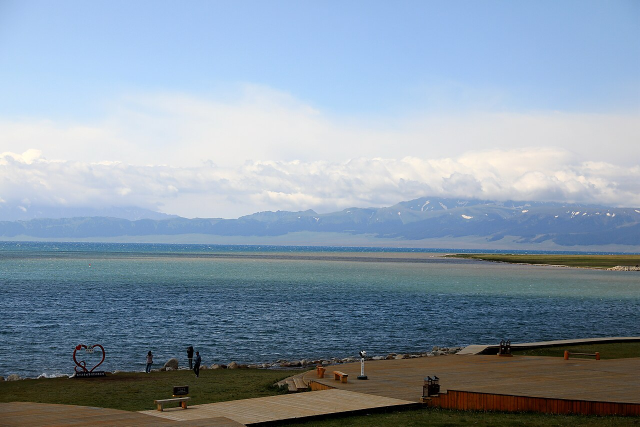
#> input picture examples/sayram/source.jpg, 1280 x 853 px (shown at 1/2 size)
$ python -i poster_tools.py   (imports and definitions only)
#> lines starting #> are read from the running program, lines starting #| are printed output that depends on the picture
#!/usr/bin/env python3
"""Optional SenseNova image editor, with source pixels restored after generation."""
import base64
from io import BytesIO
import json
import math
import os
from pathlib import Path
import sys
import urllib.error
import urllib.parse
import urllib.request

from PIL import Image, ImageOps


class PosterError(ValueError):
    def __init__(self, code, message):
        self.code = code
        super().__init__(message)


def require(condition, code, message):
    if not condition:
        raise PosterError(code, message)


class NoRedirect(urllib.request.HTTPRedirectHandler):
    def redirect_request(self, req, fp, code, msg, headers, newurl):
        return None


# [15 lines left out: function service_settings, not called in this run]


def prepare_canvas(image_path, width=1152, photo_share=.58, anchor=(.5, 1)):
#> called with image_path = '../../../examples/sayram/source.jpg', width = 1152, photo_share = 0.58, anchor = (0.5, 1)
    require(isinstance(width, int) and not isinstance(width, bool) and width % 96 == 0 and 768 <= width <= 3072,
            'INVALID_SIZE', 'Width must be a multiple of 96 between 768 and 3072; height is width × 4/3.')
    require(math.isfinite(photo_share) and .55 <= photo_share <= .65,
            'INVALID_LAYOUT', 'Photo share must be 0.55–0.65.')
    require(len(anchor) == 2 and all(math.isfinite(float(x)) and 0 <= x <= 1 for x in anchor),
            'INVALID_CROP', 'Crop anchor must contain two normalized coordinates.')
    with Image.open(image_path) as opened:
#> opened is the input picture: PIL image 1280x853 RGB; mean R, G, B 136.4, 152.2, 167.1
        image = ImageOps.exif_transpose(opened).convert('RGB')
    height = width*4//3
    cut = round(height*photo_share)
    scale = max(width/image.width, cut/image.height)
#> scale = 1.04
    resized = image.resize((round(image.width*scale), round(image.height*scale)), Image.Resampling.LANCZOS)
    left = round((resized.width-width)*anchor[0])
#> left = 92
    top = round((resized.height-cut)*anchor[1])
#> top = 0
    photo = resized.crop((left, top, left+width, top+cut))
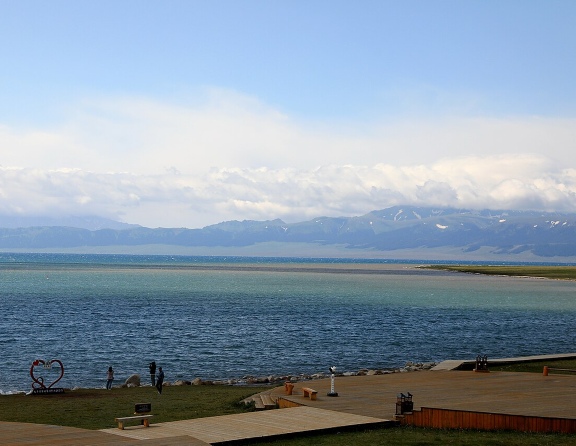
#> photo: PIL image 1152x891 RGB (shown at 1/2 size); mean R, G, B 137.1, 152.9, 168
    canvas = Image.new('RGB', (width, height), '#f6efdf')
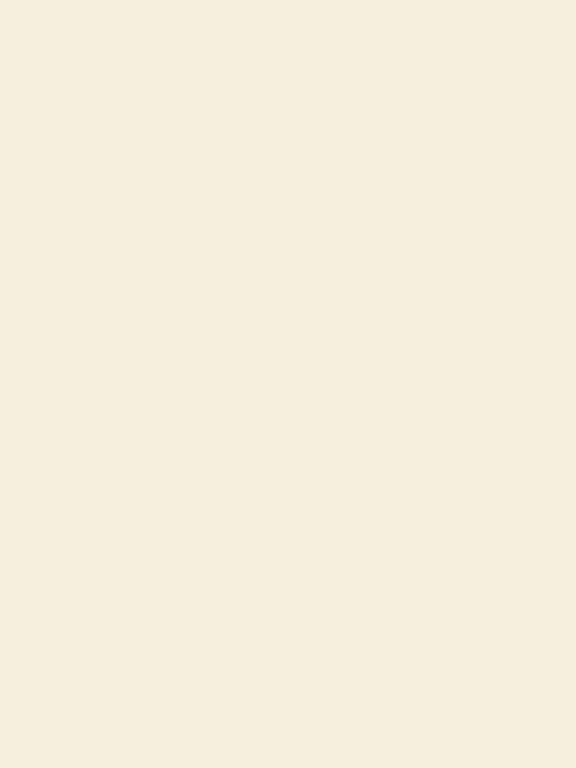
#> canvas: PIL image 1152x1536 RGB (shown at 1/2 size); mean R, G, B 246, 239, 223
    canvas.paste(photo, (0, 0))
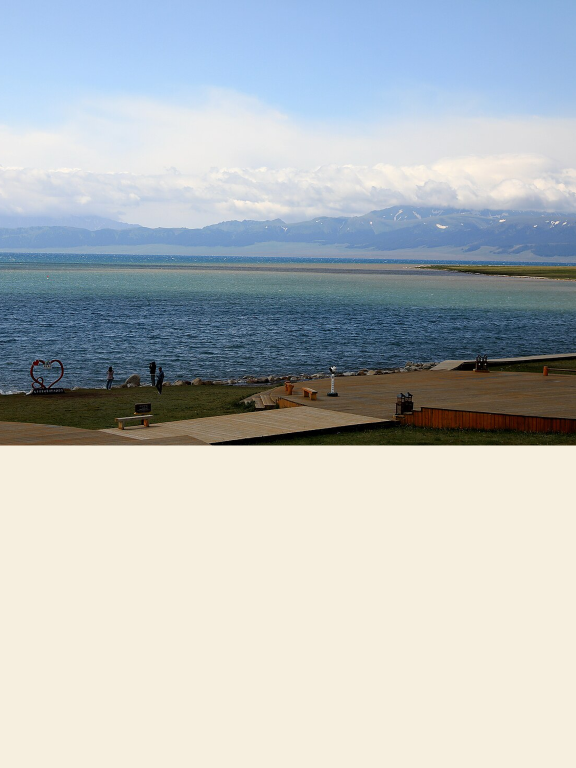
#> canvas: PIL image 1152x1536 RGB (shown at 1/2 size); mean R, G, B 182.8, 189.1, 191.1
    crop_fraction = 1-(width*cut)/(resized.width*resized.height)
#> crop_fraction = 0.138
    report = {'input_size': list(image.size), 'output_size': [width, height], 'photo_rows': cut,
              'photo_share': cut/height, 'cropped_area_fraction': crop_fraction,
              'crop_anchor': list(anchor), 'resampling': 'Lanczos, uniform scaling then crop',
              'preservation': 'Final photo region exactly reuses the prepared scaled/cropped source; not original-resolution losslessness.'}
    return canvas, report


# [126 lines left out: functions build_prompt, edit_canvas, prepare_job, preview_poster, create_poster, main, not called in this run]


# [2 lines not run here, left out]

>>> result = prepare_canvas('../../../examples/sayram/source.jpg')
